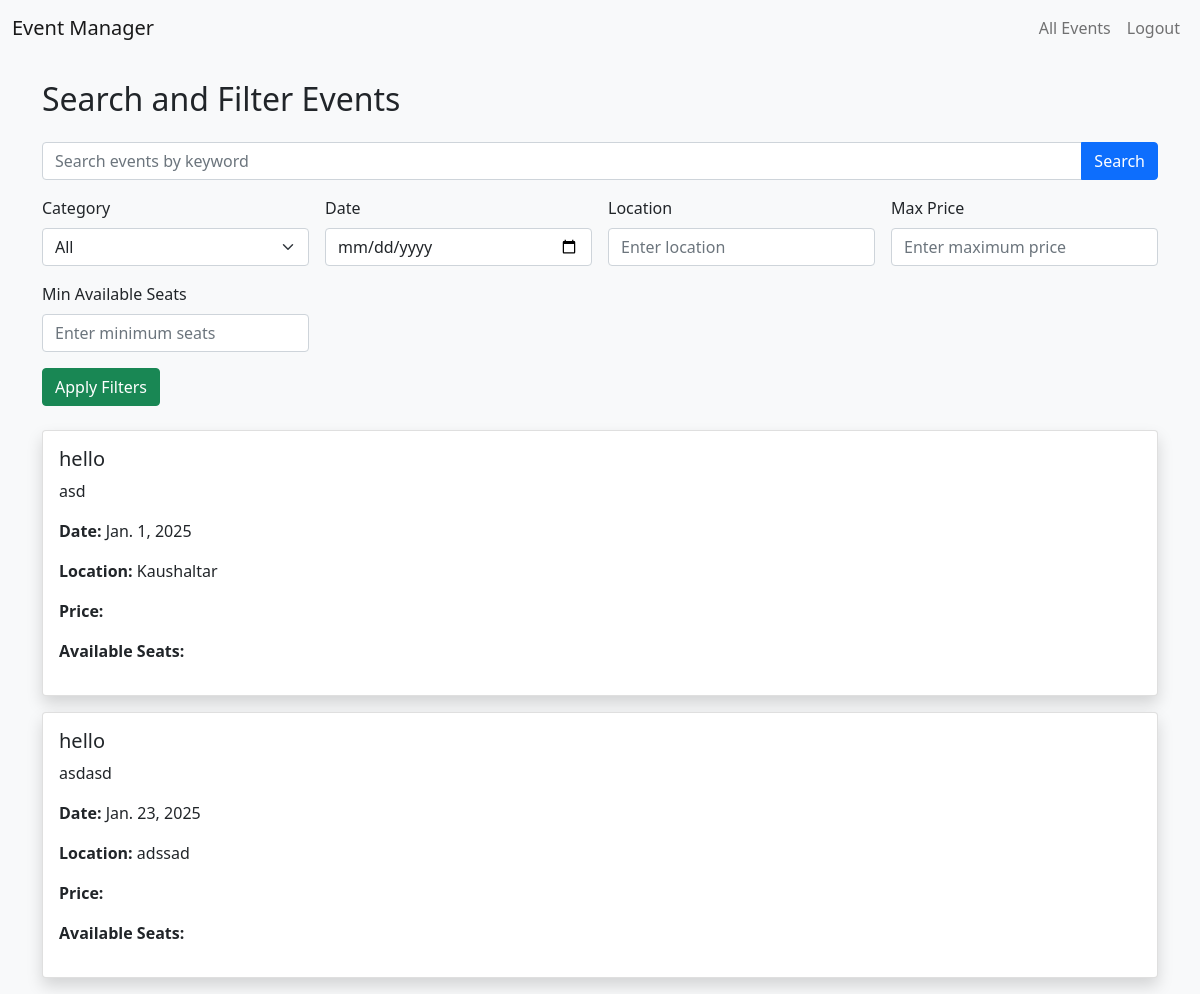
The app's page /search/ with its own data.
### base/models.py (models this page shows)
class Event(models.Model):
    name = models.CharField(max_length=100)
    description = models.TextField()
    date = models.DateField()
    time = models.TimeField()
    location = models.CharField(max_length=100)
    max_attendees = models.IntegerField()
    categories = models.ManyToManyField('EventCategory')
    created_by = models.ForeignKey(User, on_delete=models.SET_NULL, null=True)

### base/views.py (the view, shortened to what this page needs)
# urls.py: path('search/', search_events, name='search_events'),
def search_events(request):
    query = request.GET.get('query', '').strip()
    category = request.GET.get('category', '')
    date = request.GET.get('date', '')
    location = request.GET.get('location', '').strip()
    price_min = request.GET.get('price_min')
    price_max = request.GET.get('price_max')
    events = Event.objects.all()
    if category:
        events = events.filter(category__name=category)
    if location:
        events = events.filter(
            Q(location__icontains=location) |
            Q(venue__icontains=location)
        )
    if price_min:
        events = events.filter(price__gte=float(price_min))
    if price_max:
        events = events.filter(price__lte=float(price_max))
    events = events.order_by('date', 'name')
    context = {
        'events': events,
        'query': query,
        'category': category,
        'date': date,
        'location': location,
        'price_min': price_min,
        'price_max': price_max,
        'categories': EventCategory.objects.all()
    }
    return render(request, 'search_results.html', context)

### templates/search_results.html (shortened to what this page needs)
<!DOCTYPE html>
<html lang="en">
<head>
    <link href="https://cdn.jsdelivr.net/npm/bootstrap@5.0.2/dist/css/bootstrap.min.css" rel="stylesheet">
</head>
<body class="bg-light">
    <nav class="navbar navbar-expand-lg navbar-light bg-light">
        <div class="container-fluid">
            <a class="navbar-brand" href="/">Event Manager</a>
            <div class="collapse navbar-collapse" id="navbarNav">
                <ul class="navbar-nav ms-auto">
                    <li class="nav-item"><a class="nav-link" href="/event-list/">All Events</a></li>
                    <li class="nav-item"><a class="nav-link" href="/logout/">Logout</a></li>
                </ul>
            </div>
        </div>
    </nav>
    <div class="container mt-4">
        <h2 class="mb-4">Search and Filter Events</h2>
        <div class="input-group mb-3">
            <input type="text" class="form-control" placeholder="Search events by keyword" id="event-search">
            <button class="btn btn-primary" type="button" id="search-btn">Search</button>
        </div>
        <form id="filter-form" class="mb-4">
            <div class="row g-3">
                <div class="col-md-3">
                    <label for="category" class="form-label">Category</label>
                    <select class="form-select" id="category">
                        <option value="">All</option>
                    </select>
                </div>
                <div class="col-md-3">
                    <label for="date" class="form-label">Date</label>
                    <input type="date" class="form-control" id="date">
                </div>
                <div class="col-md-3">
                    <label for="location" class="form-label">Location</label>
                    <input type="text" class="form-control" id="location" placeholder="Enter location">
                </div>
                <div class="col-md-3">
                    <label for="price" class="form-label">Max Price</label>
                    <input type="number" class="form-control" id="price" placeholder="Enter maximum price">
                </div>
                <div class="col-md-3">
                    <label for="seats" class="form-label">Min Available Seats</label>
                    <input type="number" class="form-control" id="seats" placeholder="Enter minimum seats">
                </div>
            </div>
            <button type="submit" class="btn btn-success mt-3">Apply Filters</button>
        </form>
        <div>
            {% for event in events %}
            <div class="card mb-3 shadow">
                <div class="card-body">
                    <h5 class="card-title">{{ event.name }}</h5>
                    <p class="card-text">{{ event.description }}</p>
                    <p><strong>Date:</strong> {{ event.date }}</p>
                    <p><strong>Location:</strong> {{ event.location }}</p>
                    <p><strong>Price:</strong> {{ event.price }}</p>
                    <p><strong>Available Seats:</strong> {{ event.available_seats }}</p>
                </div>
            </div>
            {% endfor %}
        </div>
    </div>
</body>
</html>

### records on screen
Event: name "hello", description "asd", date "Jan. 1, 2025", location "Kaushaltar"
Event: name "hello", description "asdasd", date "Jan. 23, 2025", location "adssad"
